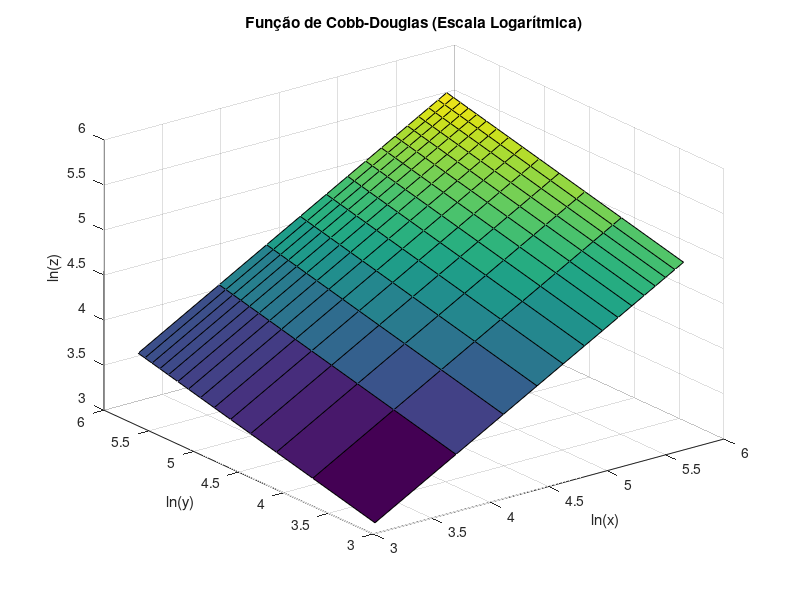

Write the MATLAB code that produced this figure.
% Define os valores de x e y
points = 20;
points = 15; % Para escala logaritimica

x = linspace(0, 300, points);
y = linspace(0, 300, points);

% Cria uma grade de valores
[X, Y] = meshgrid(x, y);

% Definiçao de constantes
a = 0.74461;
b = 1.0071;

% Calculos dos valores da funçao
Z = b .* X.^a .* Y.^(1-a);

figure;

% % Plotagem da funçao
% surf(X, Y, Z);
% xlabel('x');
% ylabel('y');
% zlabel('z');
% title('Função de Cobb-Douglas');

% Plotagem da funçao em escala logaritimica
surf(log(X), log(Y), log(Z));
xlabel('ln(x)');
ylabel('ln(y)');
zlabel('ln(z)');
title('Função de Cobb-Douglas (Escala Logarítmica)');

